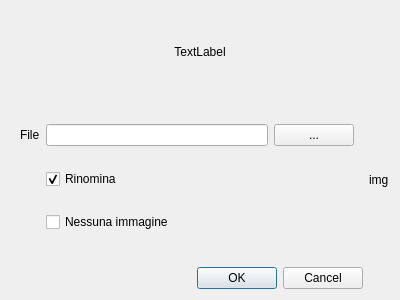
<?xml version="1.0" encoding="UTF-8"?>
<ui version="4.0">
 <class>SetImmagineMonetaDialog</class>
 <widget class="QDialog" name="SetImmagineMonetaDialog">
  <property name="geometry">
   <rect>
    <x>0</x>
    <y>0</y>
    <width>400</width>
    <height>300</height>
   </rect>
  </property>
  <property name="windowTitle">
   <string>Set immagine moneta</string>
  </property>
  <property name="windowIcon">
   <iconset resource="../../resources/resources.qrc">
    <normaloff>:/icons/CoinIcon.ico</normaloff>:/icons/CoinIcon.ico</iconset>
  </property>
  <layout class="QGridLayout" name="gridLayout_2" rowstretch="1,2,1">
   <item row="0" column="0" colspan="2">
    <widget class="QLabel" name="title">
     <property name="text">
      <string>TextLabel</string>
     </property>
     <property name="alignment">
      <set>Qt::AlignCenter</set>
     </property>
    </widget>
   </item>
   <item row="1" column="0">
    <widget class="QWidget" name="widget" native="true">
     <layout class="QGridLayout" name="gridLayout">
      <item row="0" column="0">
       <widget class="QLabel" name="label">
        <property name="text">
         <string>File</string>
        </property>
       </widget>
      </item>
      <item row="0" column="1">
       <widget class="QLineEdit" name="filename"/>
      </item>
      <item row="0" column="2">
       <widget class="QPushButton" name="setFile">
        <property name="text">
         <string>...</string>
        </property>
       </widget>
      </item>
      <item row="2" column="1">
       <widget class="QCheckBox" name="checkBox_noImg">
        <property name="text">
         <string>Nessuna immagine</string>
        </property>
       </widget>
      </item>
      <item row="1" column="1">
       <widget class="QCheckBox" name="checkBox_rinomina">
        <property name="text">
         <string>Rinomina</string>
        </property>
        <property name="checked">
         <bool>true</bool>
        </property>
       </widget>
      </item>
     </layout>
    </widget>
   </item>
   <item row="1" column="1">
    <widget class="ImgMoneta" name="img">
     <property name="text">
      <string>img</string>
     </property>
    </widget>
   </item>
   <item row="2" column="0">
    <widget class="QDialogButtonBox" name="buttonBox">
     <property name="orientation">
      <enum>Qt::Horizontal</enum>
     </property>
     <property name="standardButtons">
      <set>QDialogButtonBox::Cancel|QDialogButtonBox::Ok</set>
     </property>
    </widget>
   </item>
  </layout>
 </widget>
 <customwidgets>
  <customwidget>
   <class>ImgMoneta</class>
   <extends>QLabel</extends>
   <header>imgmoneta.h</header>
  </customwidget>
 </customwidgets>
 <resources>
  <include location="../../resources/resources.qrc"/>
 </resources>
 <connections>
  <connection>
   <sender>buttonBox</sender>
   <signal>accepted()</signal>
   <receiver>SetImmagineMonetaDialog</receiver>
   <slot>accept()</slot>
   <hints>
    <hint type="sourcelabel">
     <x>248</x>
     <y>254</y>
    </hint>
    <hint type="destinationlabel">
     <x>157</x>
     <y>274</y>
    </hint>
   </hints>
  </connection>
  <connection>
   <sender>buttonBox</sender>
   <signal>rejected()</signal>
   <receiver>SetImmagineMonetaDialog</receiver>
   <slot>reject()</slot>
   <hints>
    <hint type="sourcelabel">
     <x>316</x>
     <y>260</y>
    </hint>
    <hint type="destinationlabel">
     <x>286</x>
     <y>274</y>
    </hint>
   </hints>
  </connection>
 </connections>
</ui>
